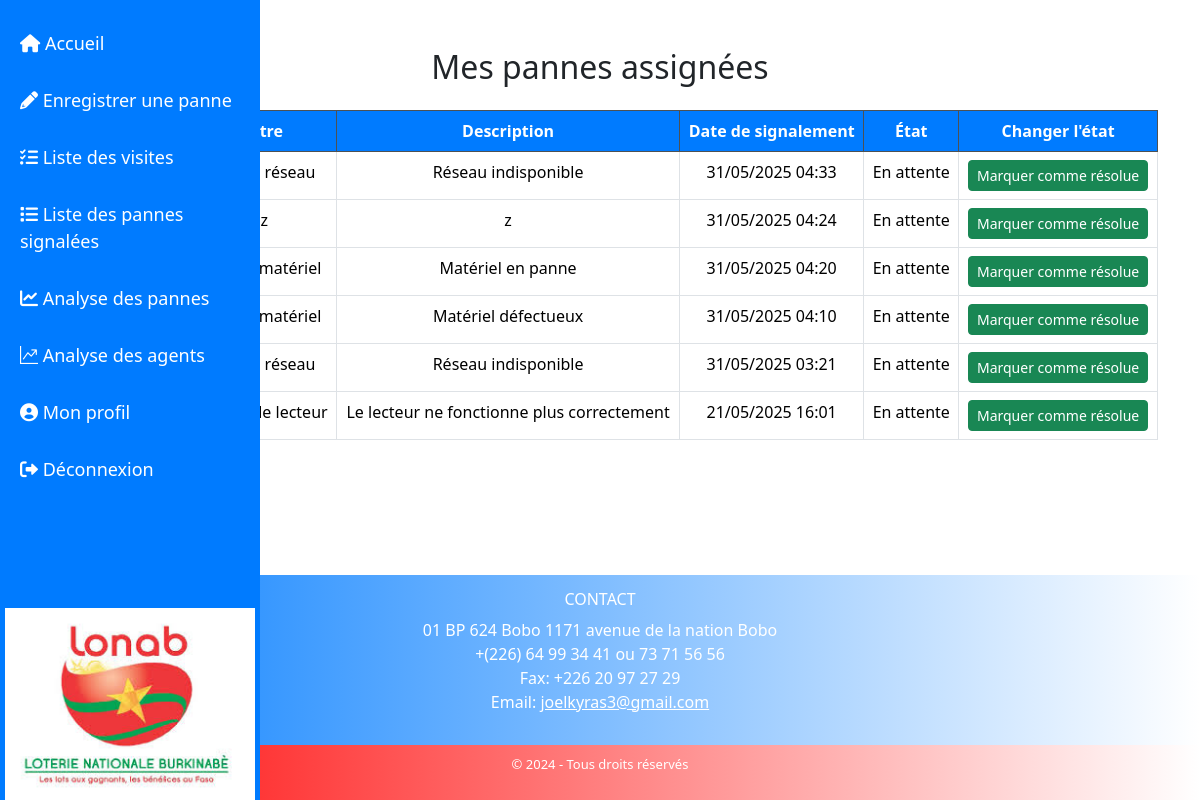
The app's page /monapplication/mes_pannes/ (signed in) with its own data.
### monapplication/models.py (models this page shows, shortened)
class PanneAgence(models.Model):
    ETAT_CHOICES = [
        ('en_attente', 'En attente'),
        ('resolue', 'Résolue'),
    ]
    responsable = models.ForeignKey('ResponsableAgence', on_delete=models.CASCADE)
    agence = models.ForeignKey('Agence', on_delete=models.CASCADE)
    titre = models.CharField(max_length=255, default='Panne')
    description = models.TextField()
    date_signalement = models.DateTimeField(default=timezone.now)
    etat = models.CharField(max_length=20, choices=ETAT_CHOICES, default='en_attente')
    maintenanciers = models.ManyToManyField('Agent', blank=True)

### monapplication/views.py (the view)
# urls.py: path('mes_pannes/', views.mes_pannes_assignees, name='mes_pannes_assignees'),
@login_required
def mes_pannes_assignees(request):
    user = request.user
    if hasattr(user, 'agent'):
        agent = user.agent
        pannes = PanneAgence.objects.filter(maintenanciers=agent).order_by('-date_signalement')
    else:
        pannes = []
    return render(request, 'mes_pannes_assignees.html', {'pannes': pannes})

### monapplication/templates/mes_pannes_assignees.html (shortened to what this page needs)
{% load static %}
<!DOCTYPE html>
<html lang="fr">
<head>
    <link href="https://cdn.jsdelivr.net/npm/bootstrap@5.3.3/dist/css/bootstrap.min.css" rel="stylesheet">
    <link href="https://cdnjs.cloudflare.com/ajax/libs/font-awesome/6.0.0-beta3/css/all.min.css" rel="stylesheet">
    <link href="https://cdn.jsdelivr.net/npm/bootstrap-icons@1.5.0/font/bootstrap-icons.css" rel="stylesheet">
</head>
<body class="d-flex flex-column min-vh-100">
    <div class="sidebar">
        <div>
            <a href="{% url 'home' %}"><i class="fas fa-home"></i> Accueil</a>
            <a href="{% url 'signaler_panne' %}"><i class="fas fa-pencil-alt"></i> Enregistrer une panne</a>
            <a href="{% url 'liste_visites_maintenancier' %}" ><i class="fas fa-tasks"></i>  Liste des visites</a>
            <a href="{% url 'liste_enregistrement' %}"><i class="fas fa-list"></i> Liste des pannes signalées</a>
            <a href="{% url 'analyse_pannes' %}"><i class="fas fa-chart-line"></i> Analyse des pannes</a>
            <a href="{% url 'agents' %}"><i class="bi bi-graph-up"></i> Analyse des agents</a>
            <a href="{% url 'mon_compte' %}"><i class="fas fa-user-circle"></i> Mon profil</a>
            <a href="{% url 'login' %}"><i class="fas fa-sign-out-alt"></i> Déconnexion</a>
        </div>
        <div class="logo-footer">
            <img src="{% static 'images/index.jpeg' %}" alt="Logo">
        </div>
    </div>
    <div class="container mt-5">
    <h2 class="text-center mb-4">Mes pannes assignées</h2>
    {% if pannes %}
    <table class="table table-bordered text-center">
        <thead class="table-dark">
            <tr>
                <th>Agence</th>
                <th>Titre</th>
                <th>Description</th>
                <th>Date de signalement</th>
                <th>État</th>
                <th>Changer l'état</th>
            </tr>
        </thead>
        <tbody>
            {% for panne in pannes %}
            <tr>
                <td>{{ panne.agence.nom }}</td>
                <td>{{ panne.titre }}</td>
                <td>{{ panne.description }}</td>
                <td>{{ panne.date_signalement|date:"d/m/Y H:i" }}</td>
                <td>{{ panne.get_etat_display }}</td>
                <td>
                    {% if panne.etat == 'en_attente' %}
                    <a href="{% url 'marquer_panne_resolue' panne.id %}" class="btn btn-success btn-sm">Marquer comme résolue</a>
                    {% else %}
                    <span class="text-success fw-bold">Résolue</span>
                    {% endif %}
                </td>
            </tr>
            {% endfor %}
        </tbody>
    </table>
    {% else %}
    <p class="text-center">Aucune panne ne vous a été assignée.</p>
    {% endif %}
</div>
    <div class="bfooter mt-auto">
        <div class="container">
            <h6>CONTACT</h6>
            <p>01 BP 624 Bobo 1171 avenue de la nation Bobo<br>
               +(226) 64 99 34 41 ou 73 71 56 56<br>
               Fax: +226 20 97 27 29<br>
               Email: <a href="mailto:joelkyras3@gmail.com" class="text-white">joelkyras3@gmail.com</a></p>
        </div>
    </div>
    <footer class="footer">
        <p>&copy; 2024 - Tous droits réservés</p>
    </footer>
</body>
</html>

### monapplication/templates/mes_pannes_assignees.html (style rules this page uses)
.sidebar { height: 100%; width: 260px; position: fixed; top: 0; left: 0; background-color: #007bff; padding: 20px 5px 0; color: white; display: flex; flex-direction: column; justify-content: space-between; }
.sidebar a { color: white; padding: 10px 15px; text-decoration: none; font-size: 18px; margin-bottom: 10px; display: block; transition: background-color 0.3s; }
.table thead th { background-color: #007bff; color: white; text-align: center; }
.bfooter { background: linear-gradient(to right, #007bff, #ffffff); color: white; text-align: center; padding: 15px; }
.footer { background: linear-gradient(to right, red, #ffffff); color: white; font-size: 13px; text-align: center; padding: 10px 0; }
.logo-footer img { max-width: 100%; height: auto; }

### records on screen
PanneAgence: titre "Panne réseau", description "Réseau indisponible", date_signalement "31/05/2025 04:33", etat "En attente", shows "Marquer comme résolue"
PanneAgence: titre "z", description "z", date_signalement "31/05/2025 04:24", etat "En attente", shows "Marquer comme résolue"
PanneAgence: titre "Panne matériel", description "Matériel en panne", date_signalement "31/05/2025 04:20", etat "En attente", shows "Marquer comme résolue"
PanneAgence: titre "Panne matériel", description "Matériel défectueux", date_signalement "31/05/2025 04:10", etat "En attente", shows "Marquer comme résolue"
PanneAgence: titre "Panne réseau", description "Réseau indisponible", date_signalement "31/05/2025 03:21", etat "En attente", shows "Marquer comme résolue"
PanneAgence: titre "Panne de lecteur", description "Le lecteur ne fonctionne plus correctement", date_signalement "21/05/2025 16:01", etat "En attente", shows "Marquer comme résolue"
